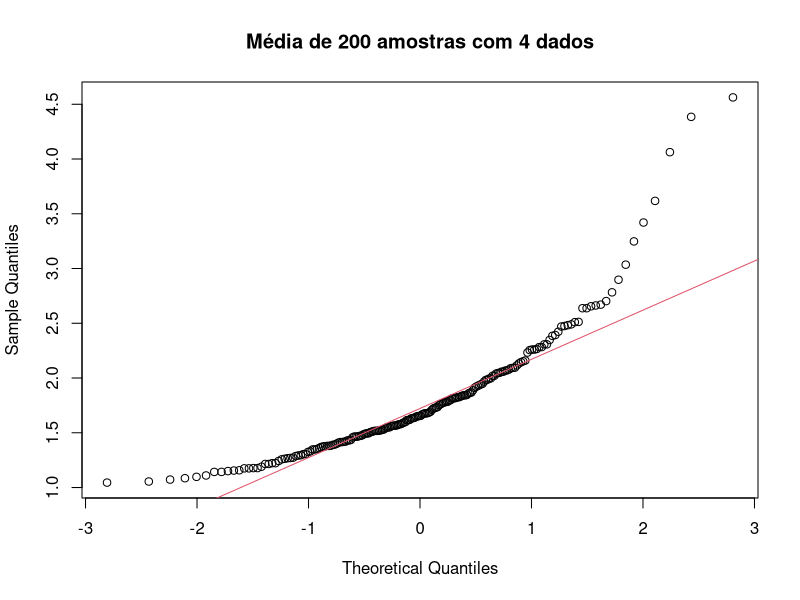
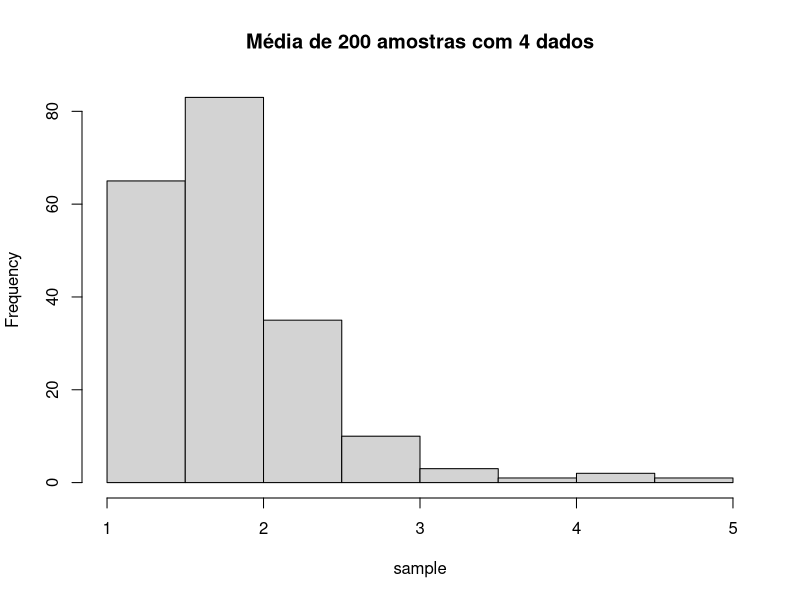
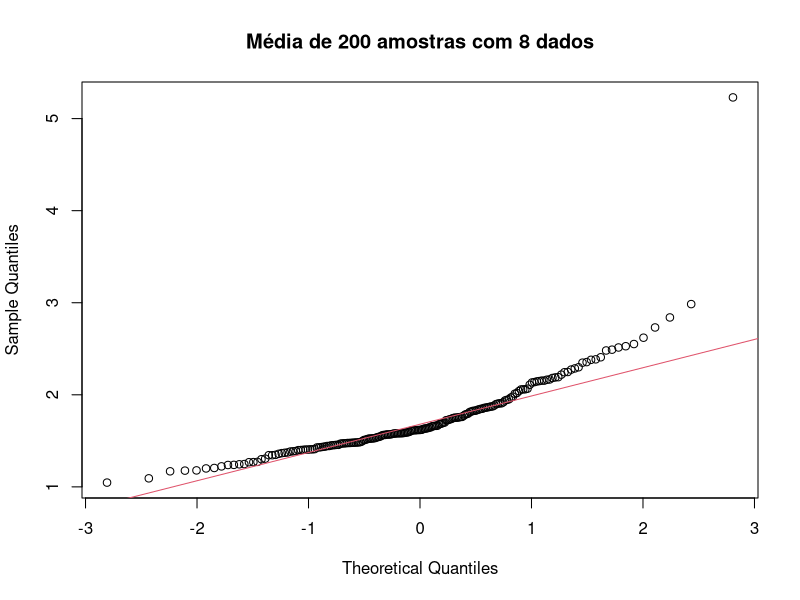
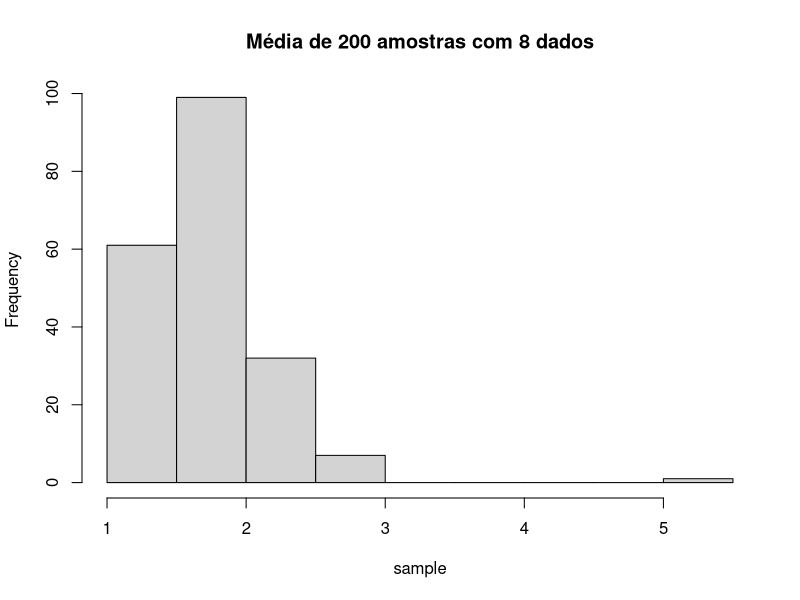
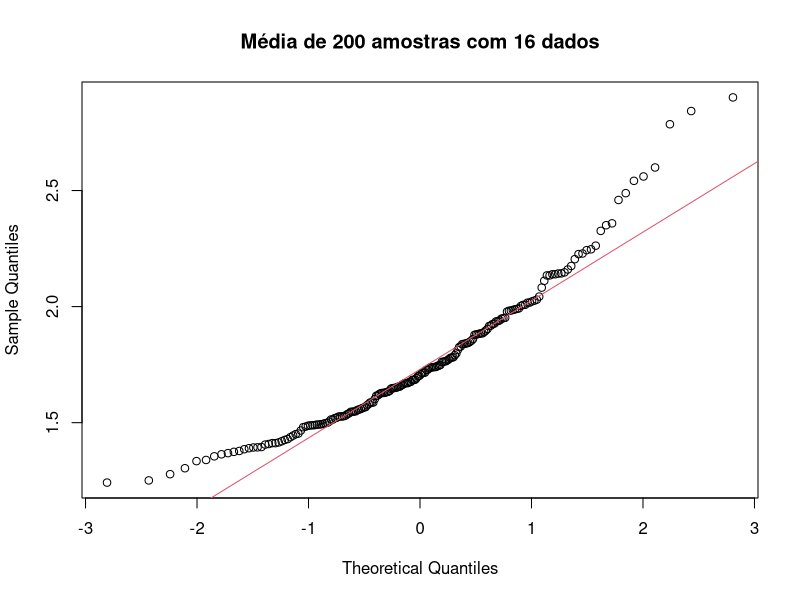
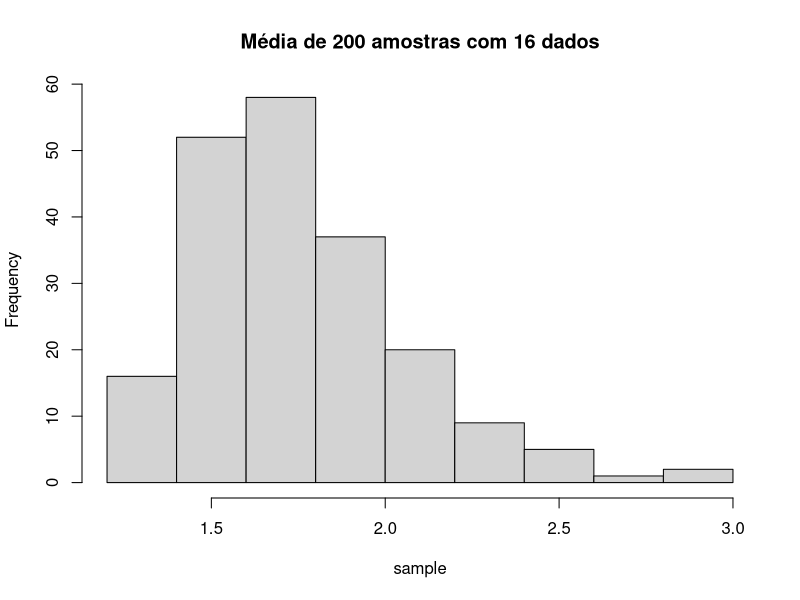
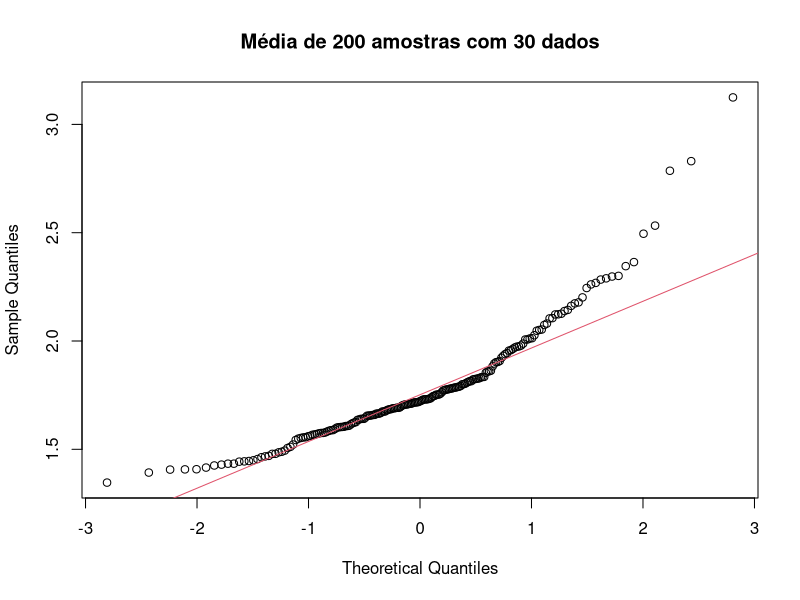
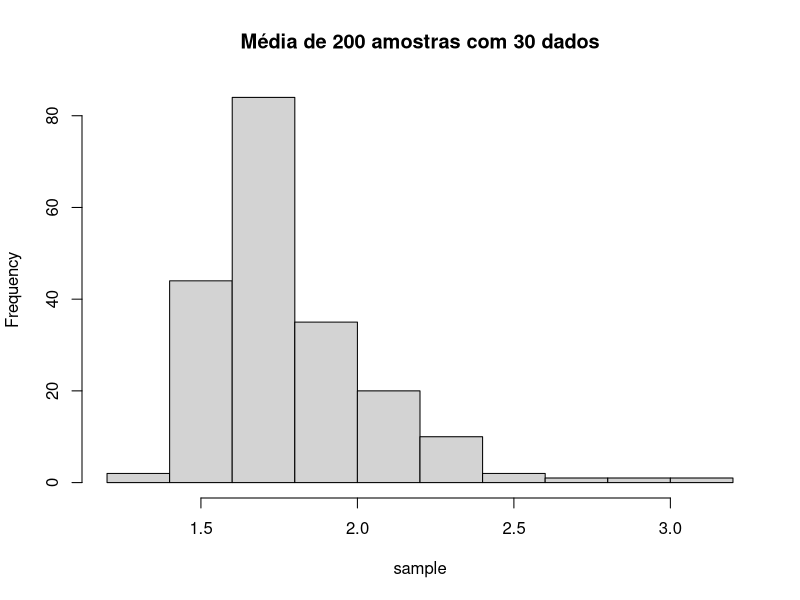

Recreate these plots in R, in order.
readTableWithoutNA = function(){
	na.omit(read.csv(file="planilha.csv", head=TRUE, sep=",", na.strings=c("", "NA")))
}

samplefy = function(table, size, numOfSamples){
	
	s = double(numOfSamples*size)
	for (i in 1:numOfSamples) {
		currentSample = sample(table, size)
		for (j in 1:size) {
			index = (i-1)*size + j
			s[index] = currentSample[j]
		}
	}
	dim(s) = c(size, numOfSamples)
	media = double(numOfSamples)
	for (i in 1:numOfSamples) {
		media[i] = mean(s[,i])
	}
	media
}

printSample = function(sample, size, title, originalData) {
	qqnorm(sample, main=title)
	qqline(sample, col=2)
	hist(sample, main=title)
	print("==============================================")
	print(title)
	print(sample)
	print("Sumário das amostras: ")
	print(summary(sample))
	print("Média esperada: ")
	print(mean(originalData))
	print("Variância: ")
	print(var(sample))
	print("Variância esperada (original/n)")
	print(var(originalData)/size)
}


data = readTableWithoutNA()
print("Sumário dos dados originais:")
summary(data$Renda)
print("Variância")
print(var(data$Renda))
print("====AMOSTRAS=====")

printSample(samplefy(data$Renda, 4, 200), 4, "Média de 200 amostras com 4 dados", data$Renda)
printSample(samplefy(data$Renda, 8, 200), 8, "Média de 200 amostras com 8 dados", data$Renda)
printSample(samplefy(data$Renda, 16, 200), 16, "Média de 200 amostras com 16 dados", data$Renda)
printSample(samplefy(data$Renda, 30, 200), 30, "Média de 200 amostras com 30 dados", data$Renda)
printSample(samplefy(data$Renda, 100, 200), 100, "Média de 200 amostras com 100 dados", data$Renda)
